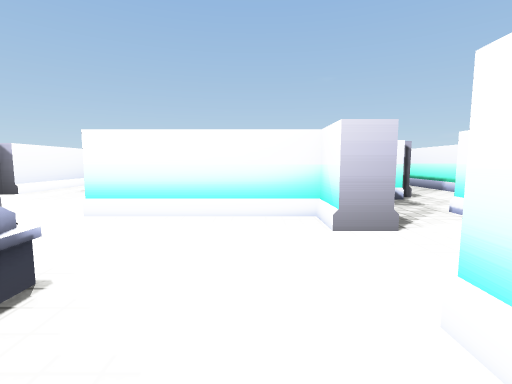
[1] (above)

13 first-person views from a walk through a scene from a Unity 3-D project. The camera is 0.62 m above the floor, tilts 6° down and sees 85° across. The floor is counted in squares, 1 m on a side. Each view is taken from the middle of a square. On the plan, view 1 faces up. The plan holds only what a view shows up to about 9 squares ahead; the rest is blank. The place goes on beyond the plan. The player is left out. Some animated figures are not drawn. Some surface patterns are stand-ins.

[2]
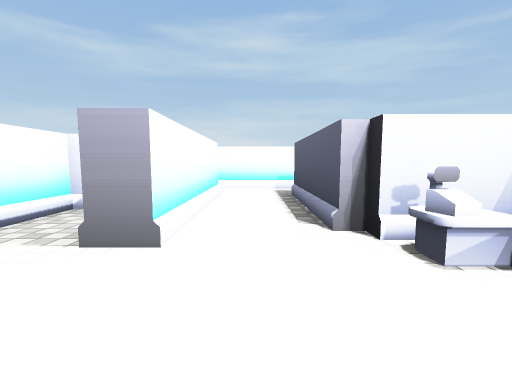

[3]
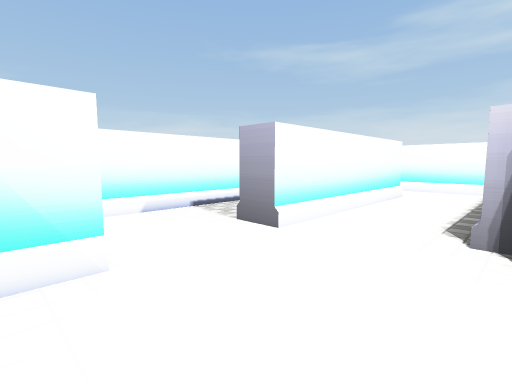

[4]
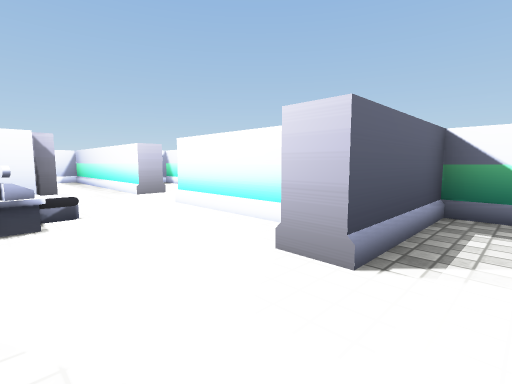

[5]
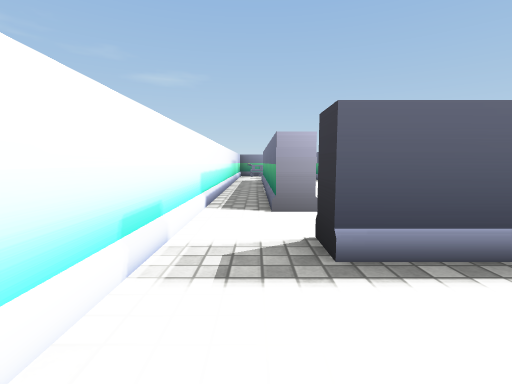

[6]
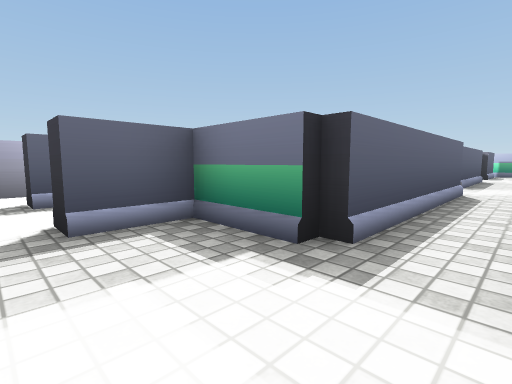

[7]
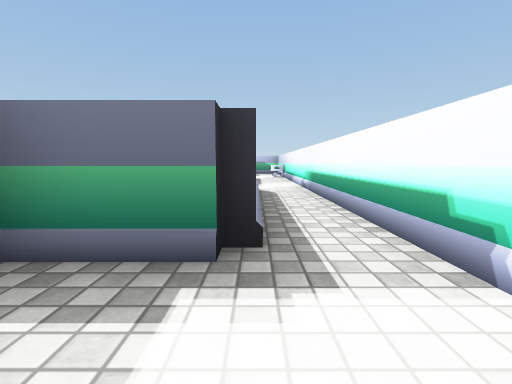

[8]
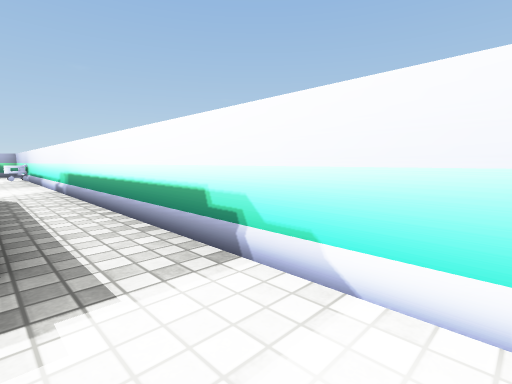

[9]
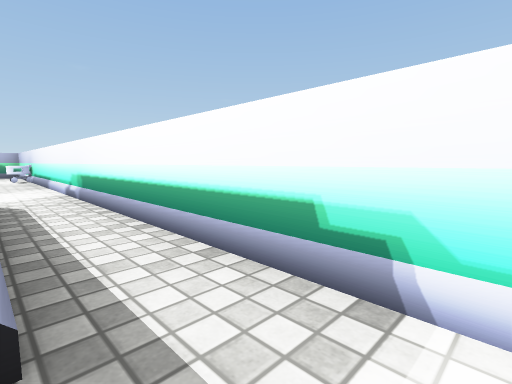

[10]
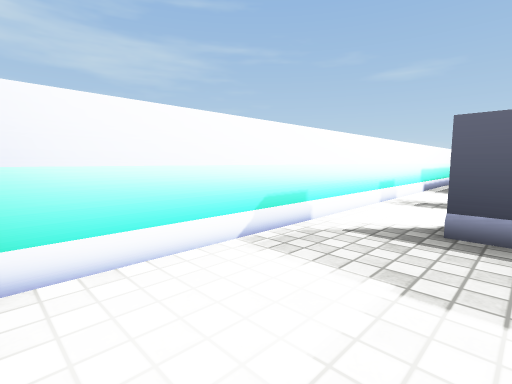

[11]
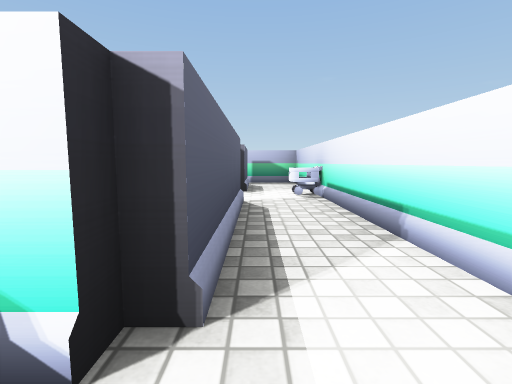

[12]
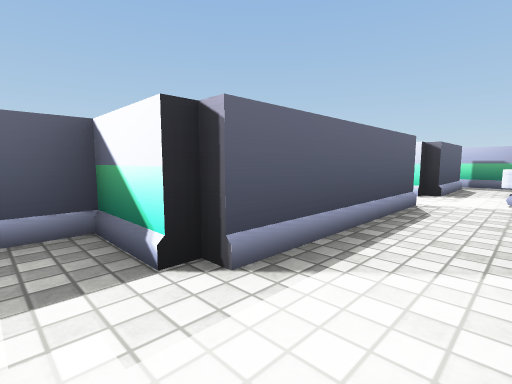

[13]
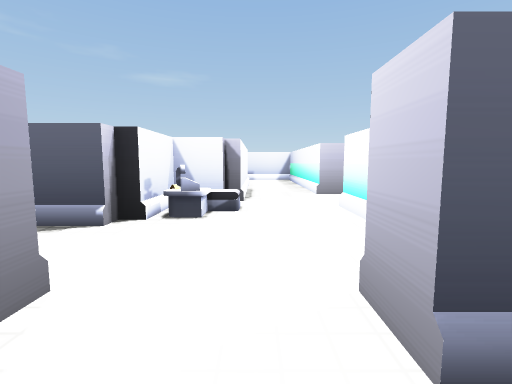

### Floor plan
Ten units are one square. View 1 is at (0, 0); x grows to the right and y downward. Boxes are objects, and circles mark ways between rooms. Rooms are numbered by the first view taken in them; rooms with no view inside come last. Other rooms are left out.
<svg viewBox="-40 -120 90 162">
<path fill="none" stroke="#000" d="M7 25 7 -10M-15 37 5 37M-7 -5 -7 25 -14 25M-11 -5 -7 -5M7 -25 7 -33 -20 -33M-25 21 -25 27M-35 37 -15 37M13 -34 13 -25 7 -25M7 -10 14 -10M25 8 25 -35M30 -35 30 10M28 9 28 12 13 12 13 25 7 25M25 -51 25 -46M43 30 43 -85M5 37 40 37M28 -86 28 -48M25 -101 25 -96M28 -115 28 -100M28 -48 13 -48 13 -34"/>
<rect x="-25" y="-25" width="20" height="20" fill="#bbb"><title>other object</title></rect>
<rect x="35" y="-105" width="10" height="20" fill="#bbb"><title>other object</title></rect>
<circle cx="-10" cy="30" r="3" fill="#2a7"/>
<circle cx="0" cy="0" r="3" fill="#2a7"/>
<circle cx="10" cy="30" r="3" fill="#2a7"/>
<circle cx="10" cy="-20" r="3" fill="#2a7"/>
<circle cx="20" cy="-30" r="3" fill="#2a7"/>
<circle cx="30" cy="-40" r="3" fill="#2a7"/>
<text x="0" y="20">1</text>
<text x="-10" y="-10">2</text>
<text x="20" y="-20">3</text>
<text x="40" y="-20">4</text>
<text x="20" y="-40">5</text>
</svg>
Room 1 opens to room 2. Room 1 opens to room 4. Room 2 opens to room 3. Room 3 opens to room 5. Room 4 opens to room 5.

Where each view was taken, in squares from view 1:
view 1: 0 up, 0 right, facing up
view 2: 3 up, 0 right, facing down
view 3: 3 up, 1 left, facing down-right
view 4: 1 up, 2 right, facing up-left
view 5: 3 down, 1 right, facing left
view 6: 3 down, 4 right, facing up-left
view 7: 3 down, 3 right, facing up
view 8: 3 down, 3 right, facing up-right
view 9: 2 down, 3 right, facing up-right
view 10: 2 down, 4 right, facing down-left
view 11: 4 up, 3 right, facing up
view 12: 4 up, 4 right, facing up-left
view 13: 2 up, 2 right, facing left
